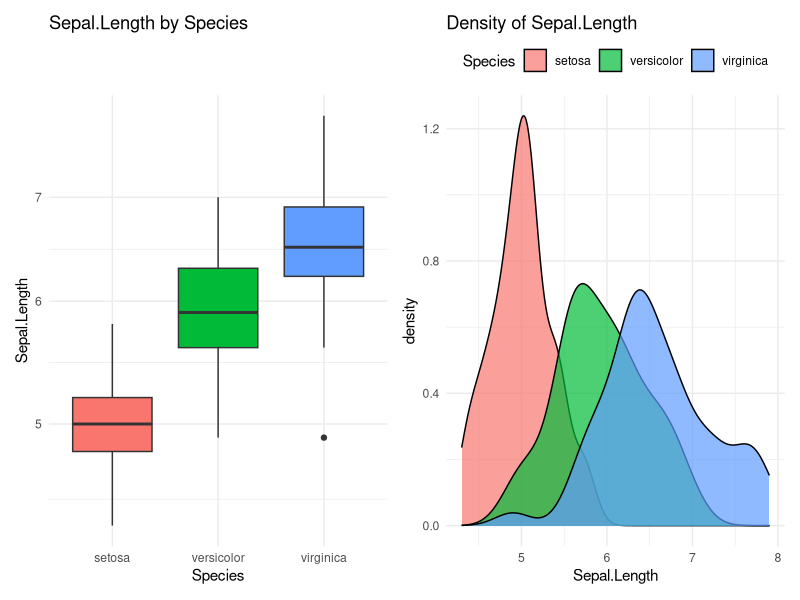
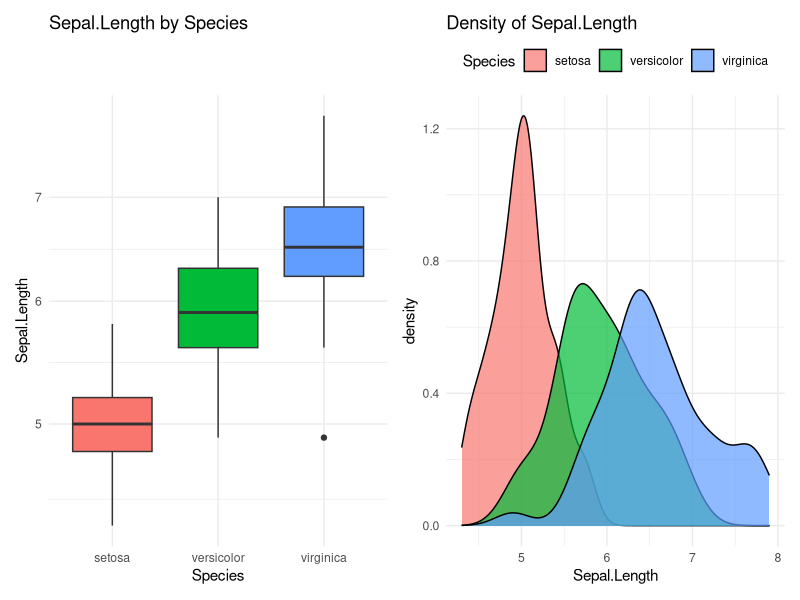
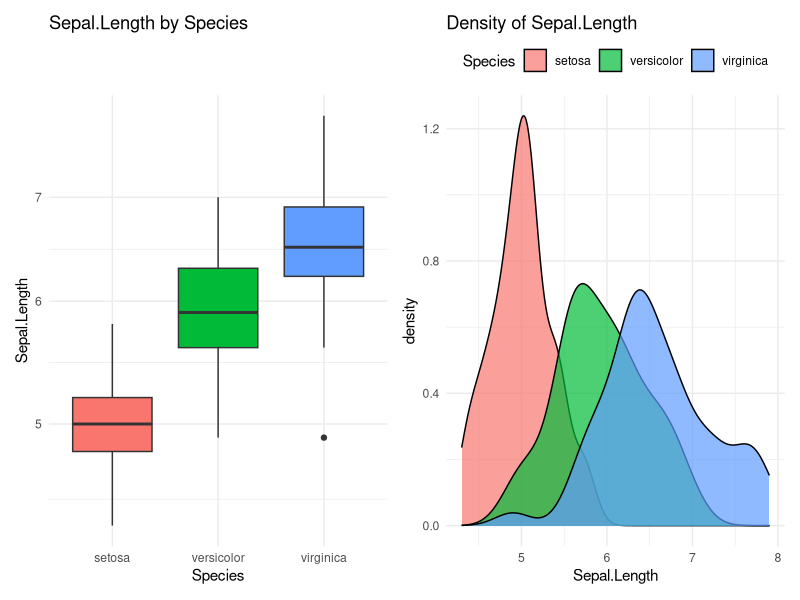
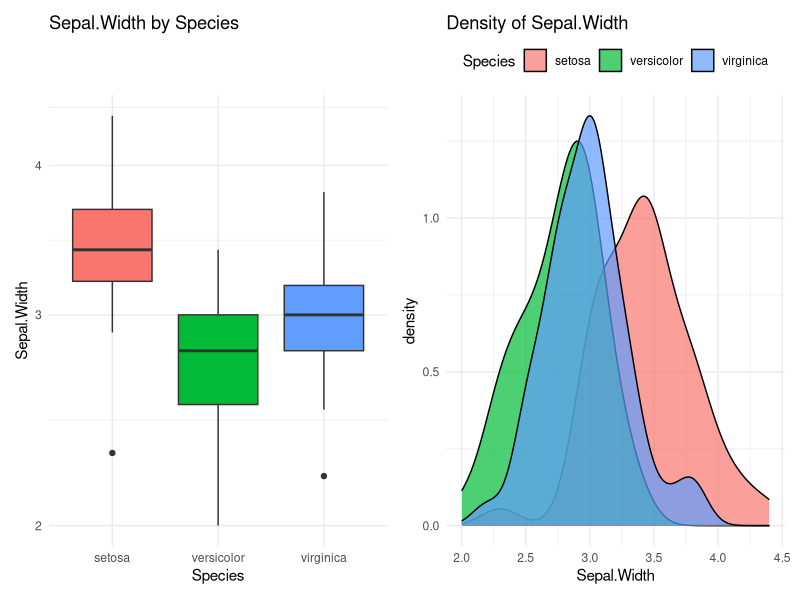
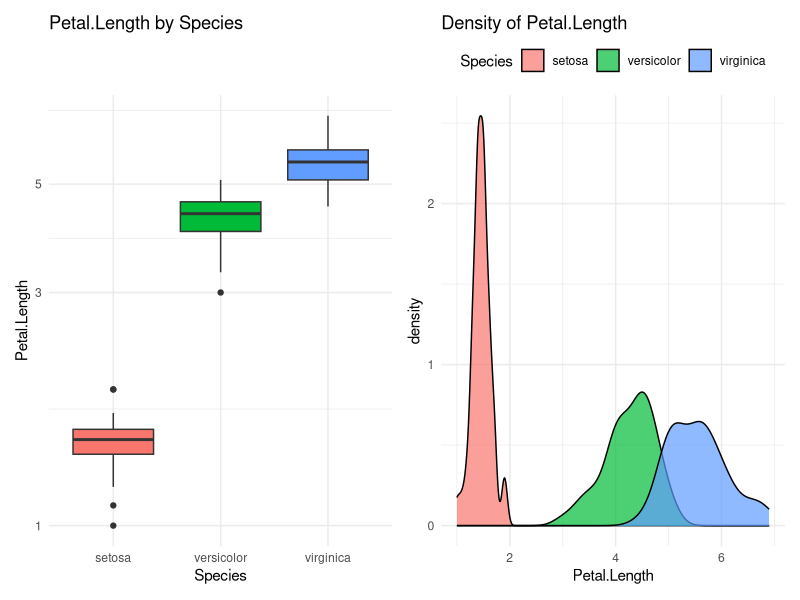
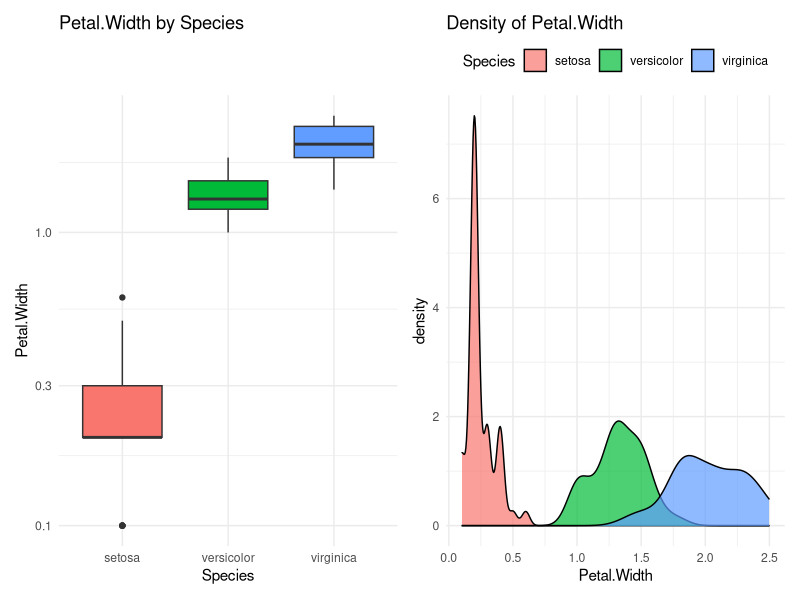
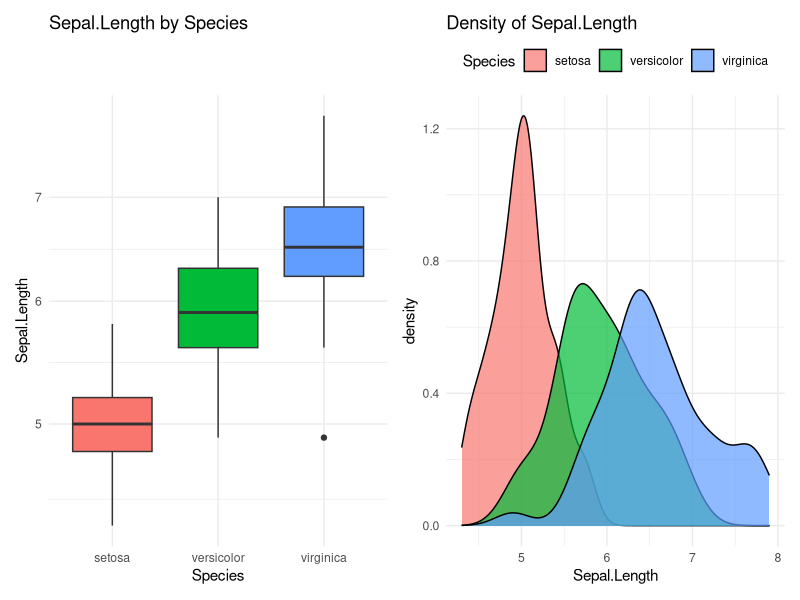
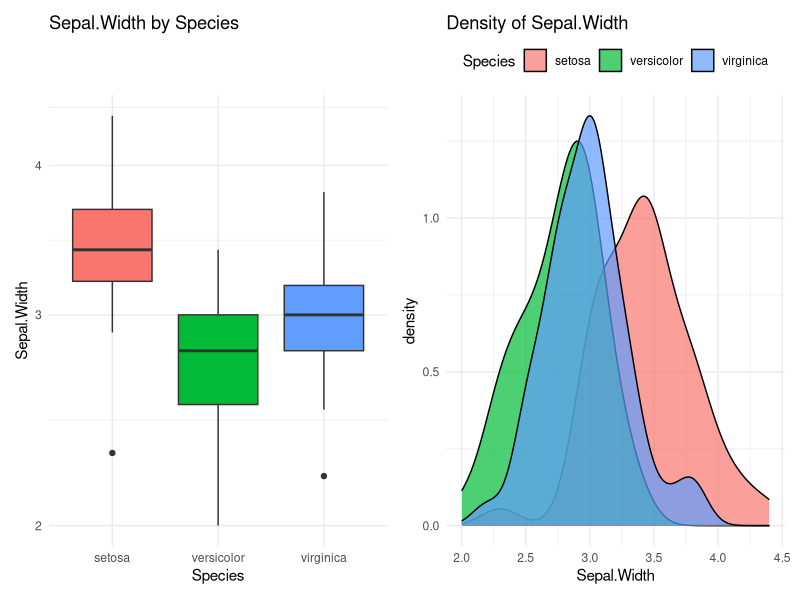

The R source for these figures, in order:
## ---- chunk 1
knitr::opts_chunk$set(echo = TRUE, 
                      warning = F, 
                      message = F, 
                      fig.height = 5)
## ---- chunk 2
library(tidyverse)
library(patchwork)
compare_group <- function(data,
                         value,
                         group){
  value <- enquo(value)
  group <- enquo(group)
  value_name <- quo_name(value)
  group_name <- quo_name(group)
  
  cat(paste0("Compare ", value_name, " with ", group_name))
  cat("\n----------------------------------------\n")
  #Compare two variable
  df <- data %>% select(!!value, !!group)
  df %>% 
    group_by(!!group) %>% 
    summarise_at(vars(!!value),
                 funs(n(), mean, median, 
                      min,
                      q25 = quantile(., 0.25),
                      q75 = quantile(.,0.75),
                      p90 = quantile(., 0.9),
                      q95 = quantile(., .95),
                      max)) %>% print

  formula.aov <- paste(value_name, group_name, sep = "~")
  
  cat("\n----------------------------------------")
  cat(paste0("\n# Anova analysis: ", formula.aov))
  cat("\n----------------------------------------\n\n")

  aov(formula(formula.aov), data = df) %>% TukeyHSD() %>% print;
  
  p1 <- ggplot(data, aes(!!group, !!value, fill = !!group)) +
    geom_boxplot(aes(fill = !!group)) + 
    scale_y_log10() +
    labs(title = paste0(value_name, " by ", group_name)) +
    theme_minimal() +
    theme(legend.position = "none");
#  p1 %>% print();
  
  p2 <- ggplot(data, aes(!!value)) +
    geom_density(aes(fill = !!group), alpha = 0.7) + 
    labs(title = paste0("Density of ", value_name)) +
    theme_minimal() +
    theme(legend.position = "top");
#  p2 %>% print();
  print(p1+p2)
}
## ---- chunk 3
iris %>% compare_group(Sepal.Length, Species)
## ---- chunk 4
library(tidyverse)
iris %>% head
## ---- chunk 5
# Step 1: Create the function

my_stat <- function(x){
  x <- enquo(x)
  iris %>% 
    compare_group(!!x, Species)
}

# Test the function
my_stat(Sepal.Length)
## ---- chunk 6
# Step 2: Apply map for the new function

library(purrr)
iris %>% 
  select_if(is.numeric) %>% 
  names %>% 
  syms %>% 
  map(my_stat)
